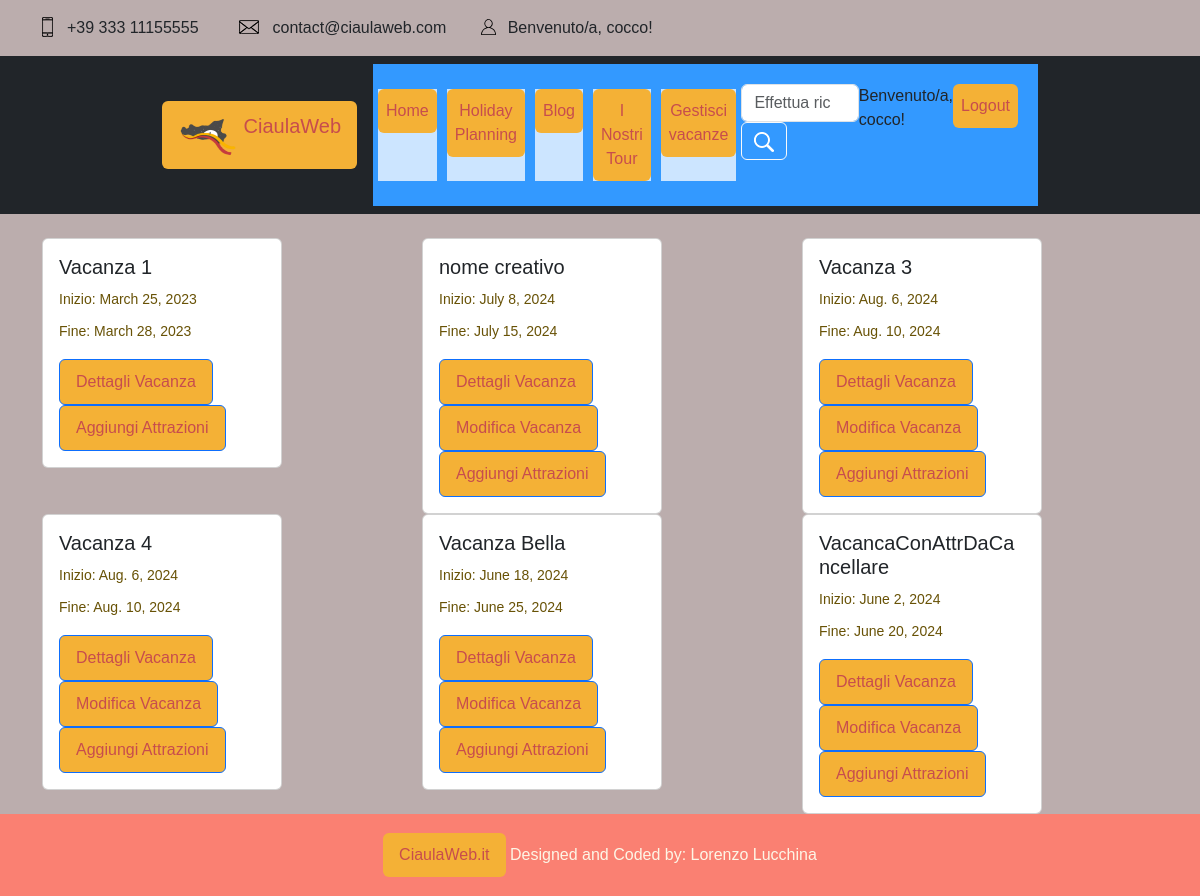
The page /HolidayPlanning/vacanze/ (signed in) on the database as committed earlier.
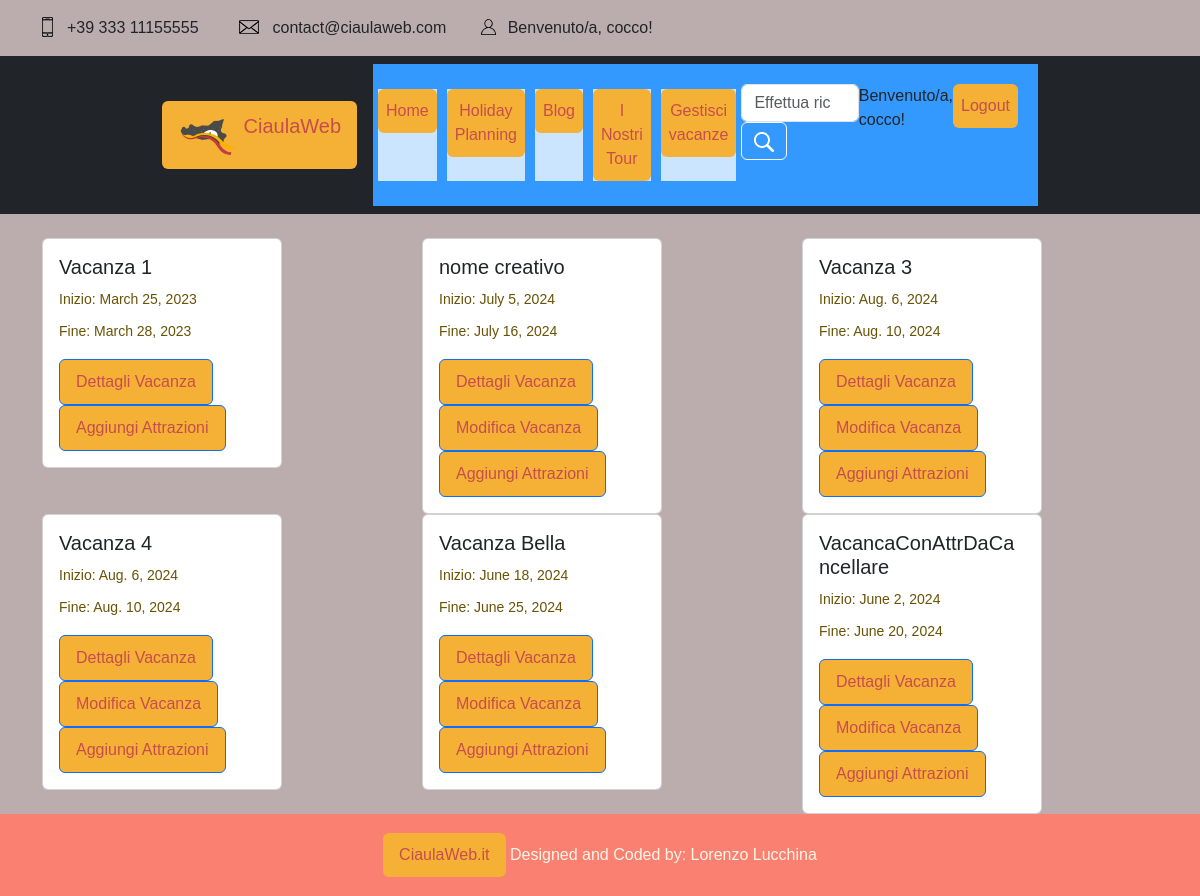
The same page on the database as committed later.
### HolidayPlanning/models.py (models this page shows, shortened)
class Vacanza(models.Model):
    nome = models.CharField(max_length=300, blank=True)
    dataArrivo = models.DateField()
    dataPartenza = models.DateField()
    nrPersone = models.IntegerField()
    budgetDisponibile = models.DecimalField(max_digits=10, decimal_places=2, blank=True)
    utente = models.ForeignKey(UserProfileModel, related_name='Utente', on_delete=models.PROTECT)
    scelte = models.ManyToManyField(Scelta, related_name='vacanze')
    spostamenti = models.ManyToManyField(Spostamento, related_name='spostamenti')
    class Meta:
        verbose_name = "Vacanza"
        verbose_name_plural = "Vacanze"

### HolidayPlanning/views.py (the view)
# urls.py: path("vacanze/", VacanzeList.as_view(), name="vacanze"),
class VacanzeList(LoginRequiredMixin, ListView):
    model = Vacanza
    template_name = "HolidayPlanning/vacanze.html"
    def get_context_data(self, **kwargs):
        context = super().get_context_data(**kwargs)
        context['title'] = "Le tue Vacanze"
        context['utente'] = self.request.user
        context['vacanze'] = Vacanza.objects.filter(utente=self.request.user)
        context['tour'] = False
        context['today'] = date.today()
        return context

### profiles/models.py (called while the page is built)
    @property
    def is_staff(self):
        return self.is_admin

### HolidayPlanning/templates/HolidayPlanning/vacanze.html (shortened to what this page needs)
{% extends "base.html" %}
{% block head %}
{% load static %}
    <link rel="stylesheet" type="text/css" href="{% static '/css/style.css' %}">
{% endblock %}
{% block content %}
{% include "header.html" %}
  <div class="container mt-4">
    <div class="row">
        {% for v in vacanze %}
            {% if vacanze|length <= 2 %}
                <div class="col-md-6 mb-3 mb-md-0">
                {% else %}
                    <div class="col-md-4 mb-3 mb-md-0">
            {% endif %}
                <div class="card" style="width: 15rem;">
                    <div class="card-body">
                    	{% if v.nome != "" %}
                        	<h5 class="card-title" style="margin-bottom: 0.5rem;">{{ v.nome }}</h5>
                    	{% else %}
                        	<h5 class="card-title" style="margin-bottom: 0.5rem;">Vacanza {{forloop.counter }}</h5>
                    	{% endif %}
                        	<p class="card-text" style="margin-bottom: 0.5rem;">Inizio: {{ v.dataArrivo }}</p>
							<p class="card-text" style="margin-bottom: 0.5rem;">Fine: {{ v.dataPartenza }}</p>
						<div class="button-group" style="display: flex; flex-wrap: wrap; justify-content: space-between;">
                    		{% if tour %}
                        		<a href="{% url "HolidayPlanning:dettagliotour" v.pk %}" class="btn btn-primary" style="margin-top: 0.5rem;">Dettagli Tour</a>
                    		{% else %}
                        		<a href="{% url "HolidayPlanning:dettagliovacanza" v.pk %}" class="btn btn-primary" style="margin-top: 0.5rem;">Dettagli Vacanza</a>
                    		{% endif %}
                    		{% if not tour %}
                                {% if not v.dataPartenza < today %}
                        		    <a href="{% url "HolidayPlanning:modificavacanza" v.pk %}" class="btn btn-primary">Modifica Vacanza</a>
                        		{% endif %}
                                    <a href="{% url "attractions:attrazioni" %}?vacanza_id={{v.pk}}" class="btn btn-primary">Aggiungi Attrazioni</a>
                    		{% endif %}
						</div>
                    	</div>
                	</div>
            	</div>
        {% empty %}
                <p class="col-12">Non Hai ancora creato vacanze</p>
                <p class="col-12">Clicca <a href="{% url "HolidayPlanning:creavacanza" %}">qui</a> per crearne una</p>
        {% endfor %}
    </div>
  </div>
{% endblock %}

Rows that differ between the two databases and show on the page:
changed Vacanza "nome creativo": dataArrivo "July 8, 2024" → "July 5, 2024"; dataPartenza "July 15, 2024" → "July 16, 2024"
